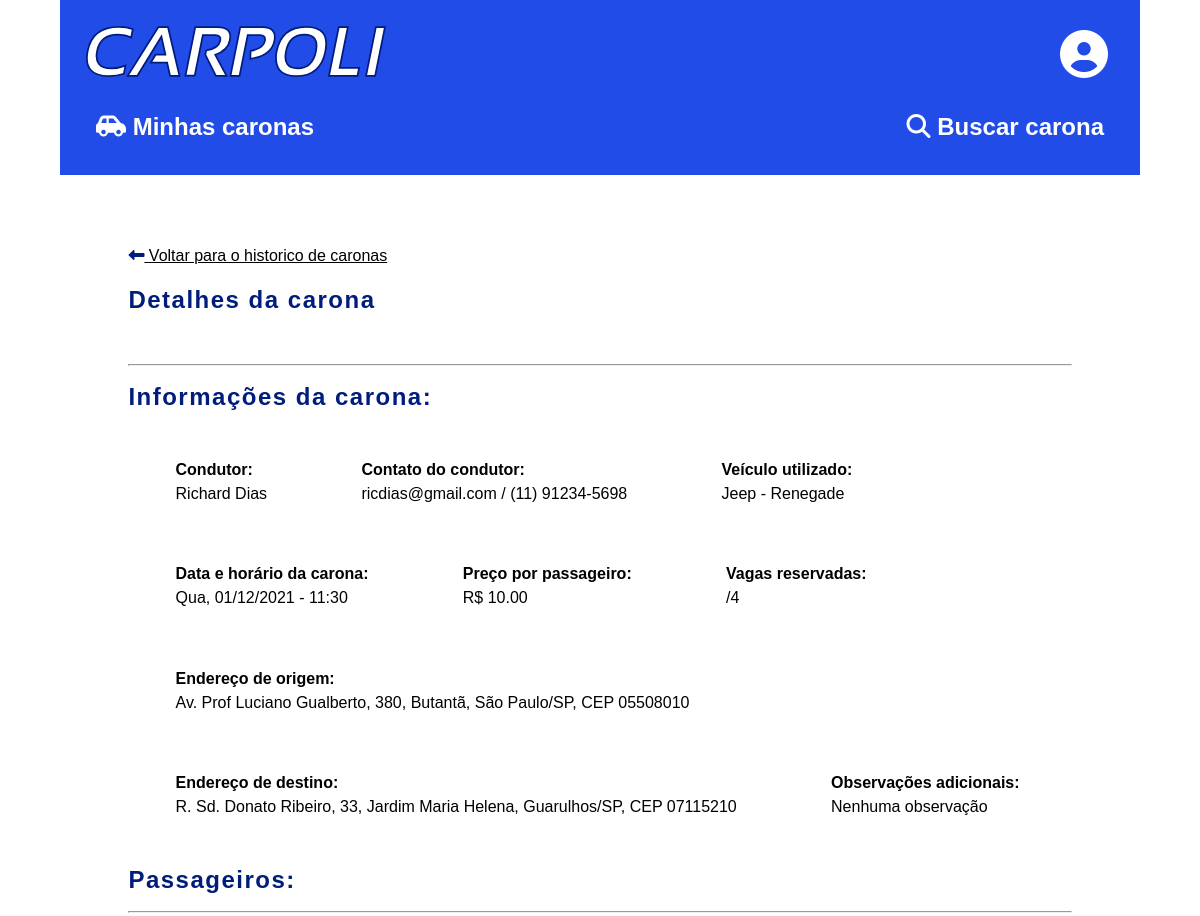
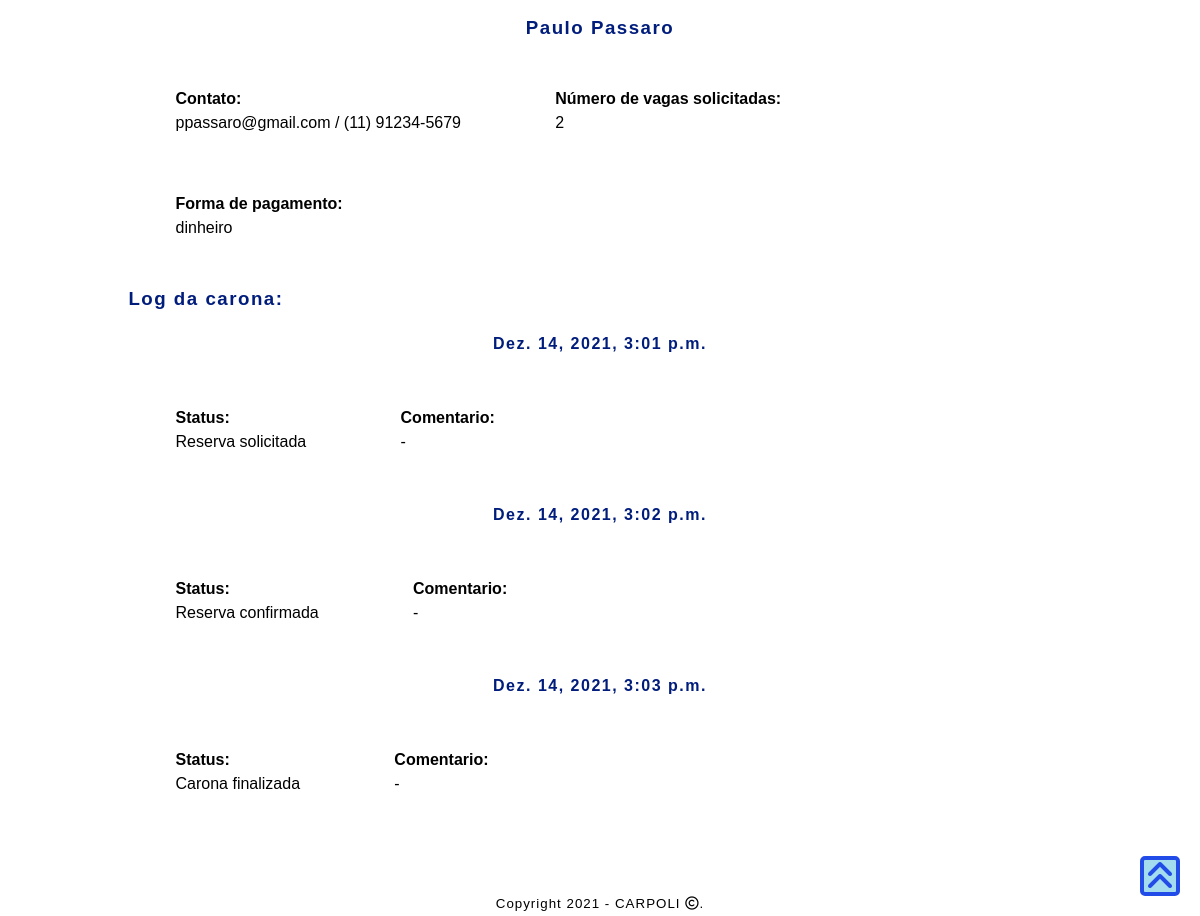
The page /historico/4 (signed in) on the database its author committed (2 pictures, top to bottom).
### caronas/models.py (models this page shows, shortened)
class Carona(models.Model):
    id_condutor = models.ForeignKey(Condutor, on_delete=models.CASCADE)
    id_veiculo = models.ForeignKey(Veiculo, on_delete=models.CASCADE)
    horario_carona = models.DateTimeField()
    valor_carona = models.DecimalField(max_digits=6, decimal_places=2)
    vagas_disponiveis = models.IntegerField()
    observacoes = models.CharField(max_length=255, null=True, default="Nenhuma observação")
    cep_origem = models.CharField(max_length=8)
    endereco_origem = models.CharField(max_length=255)
    num_origem = models.CharField(max_length=8)
    bairro_origem = models.CharField(max_length=255)
    cidade_origem = models.CharField(max_length=50)
    estado_origem = models.CharField(max_length=50)
    cep_destino = models.CharField(max_length=8)
    endereco_destino = models.CharField(max_length=255)
    num_destino = models.CharField(max_length=8)
    bairro_destino = models.CharField(max_length=255)
    cidade_destino = models.CharField(max_length=50)
    estado_destino = models.CharField(max_length=50)

class Condutor(models.Model):
    id_user = models.OneToOneField(Profile, on_delete=models.CASCADE)
    num_carteira_motorista = models.CharField(max_length=15)
    validade_carteira = models.DateField()

class Profile(models.Model):
    user = models.OneToOneField(User, on_delete=models.CASCADE)
    nascimento = models.DateField()
    cpf = models.CharField(max_length=11, unique=True)
    telefone = models.CharField(max_length=11)
    cep = models.CharField(max_length=8)
    estado = models.CharField(max_length=50)
    cidade = models.CharField(max_length=50)
    endereco = models.CharField(max_length=255)
    bairro = models.CharField(max_length=255)
    num_residencia = models.CharField(max_length=8)
    complemento = models.CharField(max_length=50, null=True, default="-")
    is_condutor = models.BooleanField(default=False)
    is_passageiro = models.BooleanField(default=False)
    is_admin = models.BooleanField(default=False)
    status = models.ForeignKey(Status, on_delete=models.CASCADE)

class Veiculo(models.Model):
    id_condutor = models.ForeignKey(Condutor, on_delete=models.CASCADE)
    fabricante_veic = models.CharField(max_length=50)
    modelo_veic = models.CharField(max_length=50)
    placa_veic = models.CharField(max_length=7)
    cor_veic = models.CharField(max_length=50)
    capacidade_veic = models.IntegerField()
    apelido_veic = models.CharField(max_length=50, null=True, blank=True)

class Carona_Passageiros(models.Model):
    CARTAO = 'cartao'
    DINHEIRO = 'dinheiro'
    TIPO_PAGAMENTO_CHOICES = [
        (CARTAO, 'Cartão'),
        (DINHEIRO, 'Dinheiro'),
    ]
    id_passageiro = models.ForeignKey(Profile, on_delete=models.CASCADE)
    id_cartao_passageiro = models.ForeignKey(Cartao_Passageiro, on_delete=models.CASCADE, null=True)
    id_carona = models.ForeignKey(Carona, on_delete=models.CASCADE)
    num_pessoas = models.IntegerField()
    tipo_pagamento = models.CharField(max_length=20,choices=TIPO_PAGAMENTO_CHOICES)

class Log_Carona(models.Model):
    id_carona_passageiros = models.ForeignKey(Carona_Passageiros, on_delete=models.CASCADE)
    horario_log = models.DateTimeField(default=timezone.now)
    status_carona = models.ForeignKey(Status, on_delete=models.CASCADE)
    comentario_log = models.CharField(max_length=255, null=True, default="-")

class Status(models.Model):
    descricao = models.CharField(max_length=255)
    def __str__(self):
        return f'{self.descricao}'

### accounts/views.py (the view)
# urls.py: path('historico/<int:carona_id>', views.historico_detail, name='historico_detail'),
@login_required
def historico_detail(request,carona_id):
    Usu=get_object_or_404(Profile, user=request.user)
    if Usu.is_condutor:
        carona=Carona.objects.filter(id_condutor__id_user__user=request.user,pk=carona_id)
        carona=carona.filter(carona_passageiros__log_carona__status_carona__descricao="Carona finalizada").annotate(vagas=Sum('carona_passageiros__num_pessoas'))
        carona=carona[0]
        context = {'Ext':"base_condutor.html",'carona': carona}
    elif Usu.is_admin:
        return HttpResponseRedirect(reverse('sem_acesso'))
    else:
        carona=Carona.objects.filter(carona_passageiros__id_passageiro__user=request.user,pk=carona_id)
        carona=carona.filter(carona_passageiros__log_carona__status_carona__descricao="Carona finalizada")
        carona=carona[0]
        context = {'Ext':"base_passageiro.html",'carona': carona}
    return render(request, 'accounts/historico_detail.html', context)

### accounts/templates/accounts/historico_detail.html (shortened to what this page needs)
{% extends Ext %}
{% block content %}
<div class="div_main">
    <a href="{% url 'historico' %}">
        <i class="fas fa-long-arrow-alt-left"></i>
        Voltar para o historico de caronas
    </a>
    <p><h2>Detalhes da carona</h2></p>
    <br>
    <hr>
        <h2>Informações da carona:</h2>
        <div class="div_container">
            <div class="div_subcont">
                <b> Condutor:  </b>
                <br>
                {{carona.id_condutor.id_user.user.get_full_name}}
            </div>
            <div class="div_subcont">
                <b> Contato do condutor:  </b>
                <br>
                {{carona.id_condutor.id_user.user.email}} / ({{carona.id_condutor.id_user.telefone|slice:"0:2"}}) {{carona.id_condutor.id_user.telefone|slice:"2:7"}}-{{carona.id_condutor.id_user.telefone|slice:"7:11"}}
            </div>
            <div class="div_subcont">
                <b> Veículo utilizado: </b>
                <br>
                {{carona.id_veiculo.fabricante_veic}} - {{carona.id_veiculo.modelo_veic}}
            </div>
            <div class="div_subcont">
                <b> Data e horário da carona:  </b>
                <br>
                {{carona.horario_carona|date:"D, d/m/Y"}} - {{carona.horario_carona|time:"H:i"}}
            </div>
            <div class="div_subcont">
                <b> Preço por passageiro:</b>
                <br>
                 R$ {{carona.valor_carona}}
            </div>
            <div class="div_subcont">
                <b> Vagas reservadas: </b>
                <br>
                {{carona.vagas}}/{{carona.vagas_disponiveis}}
            </div>
            <div class="div_subcont">
                <b> Endereço de origem: </b>
                <br>
                {{ carona.endereco_origem }}, {{ carona.num_origem }}, {{ carona.bairro_origem }}, {{ carona.cidade_origem }}/{{ carona.estado_origem }}, CEP {{ carona.cep_origem }}
            </div>
            <div class="div_subcont">
                <b> Endereço de destino: </b>
                <br>
                {{ carona.endereco_destino }}, {{ carona.num_destino }}, {{ carona.bairro_destino }}, {{ carona.cidade_destino }}/{{ carona.estado_destino }}, CEP {{ carona.cep_destino }}
            </div>
            <div class="div_subcont">
                <b> Observações adicionais: </b>
                <br>
                {{carona.observacoes}}
            </div>
        </div>
        <h2>Passageiros:</h2>
        {%for passageiro in carona.carona_passageiros_set.all%}
        <hr>
        <h3 class="titulo">{{passageiro.id_passageiro.user.get_full_name}}</h3>
        <div class="div_container">
            <div class="div_subcont">
                <b> Contato:  </b>
                <br>
                {{passageiro.id_passageiro.user.email}} / ({{passageiro.id_passageiro.telefone|slice:"0:2"}}) {{passageiro.id_passageiro.telefone|slice:"2:7"}}-{{passageiro.id_passageiro.telefone|slice:"7:11"}}
            </div>
            <div class="div_subcont">
                <b> Número de vagas solicitadas: </b>
                <br>
                {{ passageiro.num_pessoas }}
            </div>
            <div class="div_subcont">
                <b>Forma de pagamento: </b>
                <br>
                {{ passageiro.tipo_pagamento }}
            </div>
        </div>
        <h3>Log da carona:</h3>
        {%for log in passageiro.log_carona_set.all|dictsort:'horario_log'%}
        <h4 class="titulo">{{log.horario_log}}</h4>
        <div class="div_container">
            <div class="div_subcont">
                <b> Status:  </b>
                <br>
                {{log.status_carona}}
            </div>
            <div class="div_subcont">
                <b> Comentario: </b>
                <br>
                {{ log.comentario_log }}
            </div>
        </div>
        {%endfor%}
        {%endfor%}
</div>
{% endblock content %}

### static/style.css (style rules this page uses)
:root { --primary-color: #000000; --secondary-color: #001d7c; --terciary-color: #A2DCEE; --primary-background: #ffffff; --secondary-background: #214CE7; --terciary-background: #C2CCED; font-size: 16px; line-height: 1.5em; }
* { font-family:'Trebuchet MS', 'Lucida Sans Unicode', 'Lucida Grande', 'Lucida Sans', Arial, sans-serif; color: var(--primary-color); box-sizing: border-box; }
.div_main { padding: 5%; }
.div_container { max-width: 100%; display: flex; flex-direction: row; flex-wrap: wrap; }
.div_subcont { min-width:min-content; padding-left: 2%; padding-right: 2%; justify-content: center; margin: 3%; }
html { background-color: var(--primary-background); height: 100%; scroll-behavior: smooth; }
body { background-color: var(--primary-background); display: flex; flex-direction: column; padding: 0; margin:0; border:0; }
h1, h2, h3 { color: var(--secondary-color); letter-spacing: 1.5px; text-align: left; }
.titulo { color: var(--secondary-color); letter-spacing: 1.5px; text-align: center; }
.fas { color: var(--secondary-color); }

### rows shown on the page
Carona: id_condutor.id_user.user.get_full_name "Richard Dias", id_condutor.id_user.user.email "ricdias@gmail.com", id_condutor.id_user.telefone "11", id_condutor.id_user.telefone "91234", id_condutor.id_user.telefone "5698", id_veiculo.fabricante_veic "Jeep", id_veiculo.modelo_veic "Renegade", horario_carona "Qua, 01/12/2021", horario_carona "11:30", valor_carona "10.00", vagas_disponiveis "4", endereco_origem "Av. Prof Luciano Gualberto", num_origem "380", bairro_origem "Butantã", cidade_origem "São Paulo", estado_origem "SP", cep_origem "05508010", endereco_destino "R. Sd. Donato Ribeiro", num_destino "33", bairro_destino "Jardim Maria Helena", cidade_destino "Guarulhos", estado_destino "SP", cep_destino "07115210", observacoes "Nenhuma observação"
Carona_Passageiros: id_passageiro.user.get_full_name "Paulo Passaro", id_passageiro.user.email "ppassaro@gmail.com", id_passageiro.telefone "11", id_passageiro.telefone "91234", id_passageiro.telefone "5679", num_pessoas "2", tipo_pagamento "dinheiro"
Log_Carona: horario_log "Dez. 14, 2021, 3:01 p.m.", status_carona "Reserva solicitada", comentario_log "-"
Log_Carona: horario_log "Dez. 14, 2021, 3:02 p.m.", status_carona "Reserva confirmada", comentario_log "-"
Log_Carona: horario_log "Dez. 14, 2021, 3:03 p.m.", status_carona "Carona finalizada", comentario_log "-"
